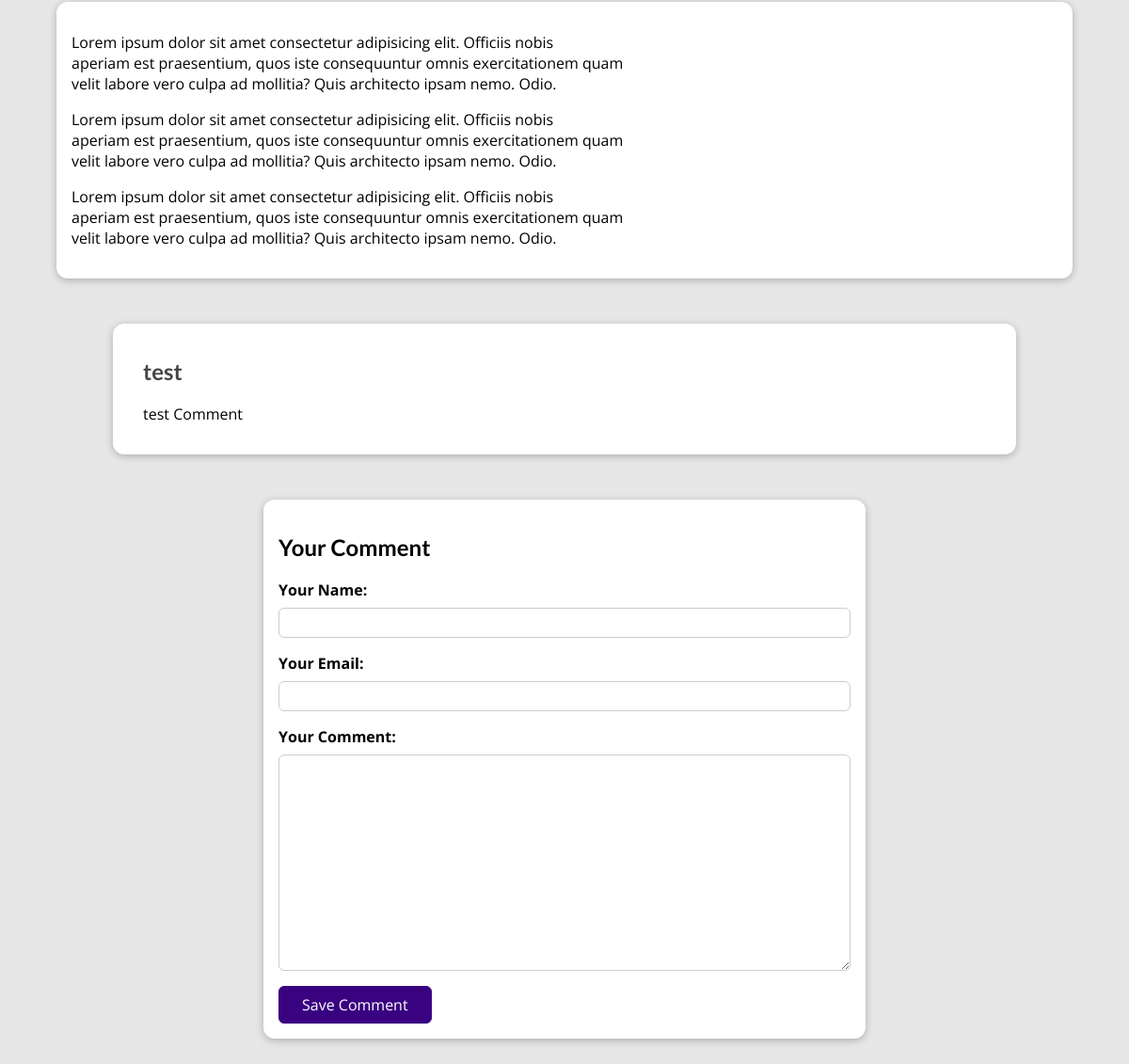
/posts/programming-is-fun (lower part), run on an earlier commit of the app's database.
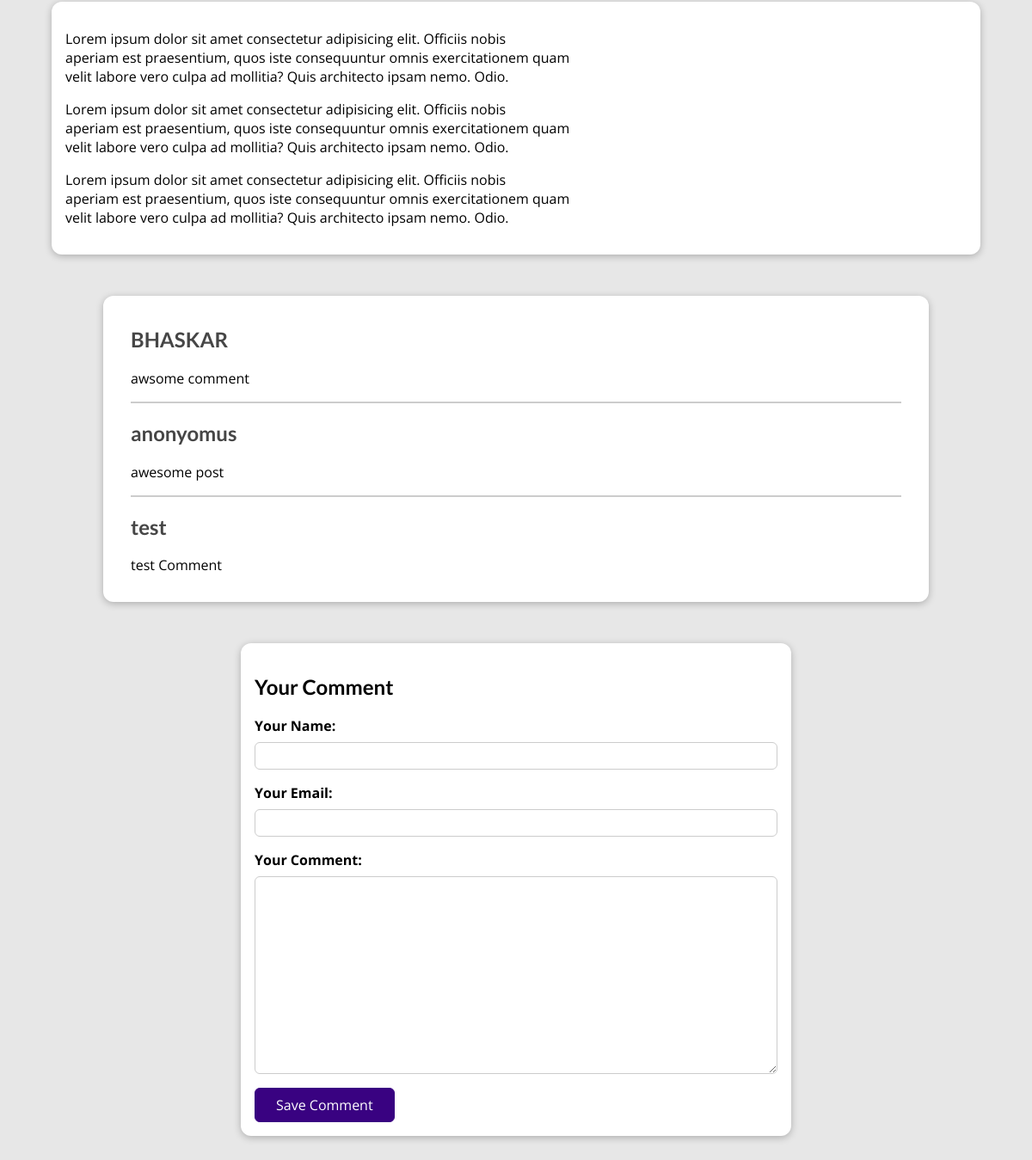
And on a later commit of the database.
### personal_blogs/models.py (models this page shows)
class Post(models.Model):
    title = models.CharField(max_length=150)
    excerpt = models.CharField(max_length=200)
    image = models.ImageField(upload_to="posts", null=True)
    date = models.DateField(auto_now=True)
    slug = models.SlugField(unique=True, db_index=True)
    content = models.TextField(validators=[MinLengthValidator(10)])
    author = models.ForeignKey(
        Author, on_delete=models.SET_NULL, null=True, related_name="posts")
    tags = models.ManyToManyField(Tag)

class Comment(models.Model):
    user_name = models.CharField(max_length=120)
    user_email = models.EmailField()
    text = models.TextField(max_length=400)
    post = models.ForeignKey(
        Post, on_delete=models.CASCADE, related_name="comments")

### personal_blogs/views.py (the view, shortened to what this page needs)
# urls.py: path("posts/<slug:slug>", views.SinglePostView.as_view(),
class SinglePostView(View):
    def is_stored_post(self, request, post_id):
        stored_posts = request.session.get("stored_posts")
        if stored_posts is not None:
            is_saved_for_later = post_id in stored_posts
        else:
            is_saved_for_later = False
        return is_saved_for_later
    def get(self, request, slug):
        post = Post.objects.get(slug=slug)
        context = {
            "post": post,
            "post_tags": post.tags.all(),
            "comment_form": CommentForm(),
            "comments": post.comments.all().order_by("-id"),
            "saved_for_later": self.is_stored_post(request, post.id)
        }
        return render(request, "personal_blogs/post-detail.html", context)

### personal_blogs/forms.py
class CommentForm(forms.ModelForm):
    class Meta:
        model = Comment
        exclude = ["post"]
        labels = {
            "user_name": "Your Name",
            "user_email": "Your Email",
            "text": "Your Comment"
        }

### personal_blogs/models.py (called while the page is built)
    def full_name(self):
        return f"{self.first_name} {self.last_name}"

    def __str__(self):
        return self.full_name()

### personal_blogs/templates/personal_blogs/post-detail.html (shortened to what this page needs)
{% extends "base.html" %}
{% load static %}
{% block css_files %}
  <link rel="stylesheet" href="{% static "personal_blogs/post.css" %}" />
  <link rel="stylesheet" href="{% static "personal_blogs/post-detail.css" %}" />
{% endblock %}
{% block content %}
<main>
  {{ post.content|linebreaks }}
</main>
<section id="comments">
  <ul>
    {% for comment in comments %}
      <li>
        <h2>{{ comment.user_name }}</h2>
        <p>{{ comment.text|linebreaks }}</p>
      </li>
    {% endfor %}
  </ul>
</section>
<section id="comment-form">
  <h2>Your Comment</h2>
  <form action="{% url "post-detail" post.slug %}" method="POST">
    {% for form_field in comment_form %}
      <div class="form-control {% if form_field.errors %}invalid{% endif %}">
        {{ form_field.label_tag }}
        {{ form_field }}
      </div>
    {% endfor %}
    <button>Save Comment</button>
  </form>
</section>
{% endblock %}

### templates/base.html (shortened to what this page needs)
{% load static %}
<!DOCTYPE html>
<html lang="en">
<head>
  <link rel="stylesheet" href="{% static "app.css" %}"  />
  {% block css_files %}{% endblock %}
</head>
<body>
  {% block content %}
  {% endblock %}
</body>
</html>

### static/app.css (style rules this page uses)
* { box-sizing: border-box; }
html { font-family: 'Open Sans', 'Lato', sans-serif; }
body { margin: 0; }
h1, h2, h3 { font-family: 'Lato', sans-serif; font-weight: bold; }

### personal_blogs/static/personal_blogs/post-detail.css (style rules this page uses)
body { background-color: #e7e7e7; }
main { width: 90%; max-width: 90rem; margin: 3rem auto; background-color: white; padding: 1rem; border-radius: 12px; box-shadow: 0 2px 8px rgba(0, 0, 0, 0.25); }
#comment-form { margin: 3rem auto; width: 90%; max-width: 40rem; border-radius: 12px; background-color: white; box-shadow: 0 2px 8px rgba(0, 0, 0, 0.25); padding: 1rem; }
#comment-form button { font: inherit; background-color: #390281; color: white; border: 1px solid #390281; padding: 0.5rem 1.5rem; border-radius: 6px; cursor: pointer; }
.form-control { margin-bottom: 1rem; }
.form-control label { font-weight: bold; margin-bottom: 0.5rem; display: block; }
.form-control input, .form-control textarea { display: block; width: 100%; font: inherit; padding: 0.25rem; border-radius: 6px; border: 1px solid #ccc; }
#comments { margin: 3rem auto; width: 90%; max-width: 60rem; border-radius: 12px; background-color: white; box-shadow: 0 2px 8px rgba(0, 0, 0, 0.25); padding: 1rem 2rem; }
#comments ul { list-style: none; margin: 0; padding: 0; }
#comments li { margin-bottom: 1rem; border-bottom: 2px solid #ccc; }
#comments li:last-of-type { border-bottom: none; }
#comments h2 { color: #464646; }

What changed in the data, as far as the page shows it:
added Comment: user_name "BHASKAR", text "awsome comment"
added Comment: user_name "anonyomus", text "awesome post"
